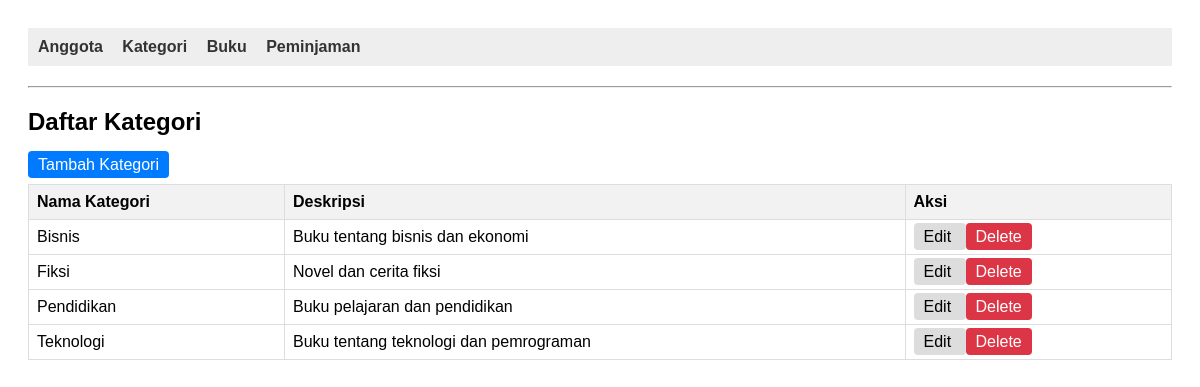
/index.php?entity=kategori, run on the app's committed database.
### tables this page shows
CREATE TABLE kategori (
    id_kategori INT PRIMARY KEY AUTO_INCREMENT,
    nama_kategori VARCHAR(50) UNIQUE NOT NULL,
    deskripsi TEXT
);

### models/Kategori.php (called while the page is built, shortened)
<?php
require_once "config/Database.php";
class KategoriModel
{
    private $conn;
    private $table = "kategori";
    public function __construct()
    {
        $database = new Database();
        $this->conn = $database->getConnection();
    }
    public function getAll()
    {
        $query = "SELECT * FROM " . $this->table . " ORDER BY nama_kategori";
        $stmt = $this->conn->prepare($query);
        $stmt->execute();
        return $stmt->fetchAll(PDO::FETCH_ASSOC);
    }
}
?>

### config/Database.php (called while the page is built, shortened)
<?php
class Database
{
    private $host = "localhost";
    private $database = "db_library";
    private $username = "root";
    private $password = "";
    public function getConnection()
    {
        $this->conn = null;
        try {
            $this->conn = new PDO("mysql:host=" . $this->host . ";dbname=" . $this->database, $this->username, $this->password);
            $this->conn->setAttribute(PDO::ATTR_ERRMODE, PDO::ERRMODE_EXCEPTION);
        } catch (PDOException $exception) {
            echo "Connection error: " . $exception->getMessage();
        }
        return $this->conn;
    }
}

### viewmodels/KategoriViewModel.php (called while the page is built, shortened)
<?php
require_once 'models/Kategori.php';
class KategoriViewModel
{
    private $kategoriModel;
    public function __construct()
    {
        $this->kategoriModel = new KategoriModel();
    }
    public function getKategoriList()
    {
        return $this->kategoriModel->getAll();
    }
}
?>

### views/kategori_list.php (the view)
<?php
require_once 'views/template/header.php';
?>
<h2>Daftar Kategori</h2>
<a href="index.php?entity=kategori&action=add" class="btn btn-primary">Tambah Kategori</a>
<table>
    <thead>
        <tr>
            <th>Nama Kategori</th>
            <th>Deskripsi</th>
            <th>Aksi</th>
        </tr>
    </thead>
    <tbody>
        <?php foreach ($kategoriList as $kategori): ?>
        <tr>
            <td><?php echo htmlspecialchars($kategori['nama_kategori']); ?></td>
            <td><?php echo htmlspecialchars($kategori['deskripsi'] ?? '-'); ?></td>
            <td>
                <a href="index.php?entity=kategori&action=edit&id=<?php echo $kategori['id_kategori']; ?>"
                   class="btn">
                    Edit
                </a>
                <a href="index.php?entity=kategori&action=delete&id=<?php echo $kategori['id_kategori']; ?>"
                   class="btn btn-danger"
                   onclick="return confirm('Yakin hapus kategori ini?')">
                    Delete
                </a>
            </td>
        </tr>
        <?php endforeach; ?>
    </tbody>
</table>
<?php
require_once 'views/template/footer.php';
?>

### views/template/header.php (style rules this page uses)
body { font-family: sans-serif; padding: 20px; }
table { border-collapse: collapse; width: 100%; margin-top: 10px; }
th, td { border: 1px solid #ddd; padding: 8px; text-align: left; }
th { background-color: #f2f2f2; }
.btn { padding: 5px 10px; text-decoration: none; background: #ddd; color: black; border-radius: 4px; }
.btn-primary { background: #007bff; color: white; }
.btn-danger { background: #dc3545; color: white; }

### data on the page
kategori: nama_kategori "Bisnis", deskripsi "Buku tentang bisnis dan ekonomi"
kategori: nama_kategori "Fiksi", deskripsi "Novel dan cerita fiksi"
kategori: nama_kategori "Pendidikan", deskripsi "Buku pelajaran dan pendidikan"
kategori: nama_kategori "Teknologi", deskripsi "Buku tentang teknologi dan pemrograman"
